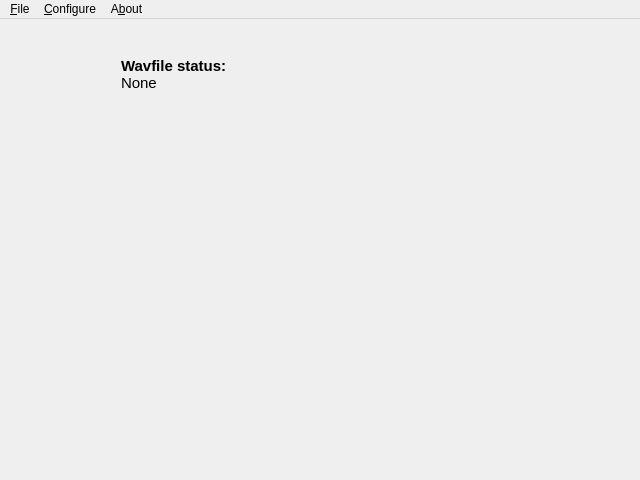
<?xml version="1.0" encoding="UTF-8"?>
<ui version="4.0">
 <class>MainWindow</class>
 <widget class="QMainWindow" name="MainWindow">
  <property name="geometry">
   <rect>
    <x>0</x>
    <y>0</y>
    <width>640</width>
    <height>480</height>
   </rect>
  </property>
  <property name="minimumSize">
   <size>
    <width>640</width>
    <height>480</height>
   </size>
  </property>
  <property name="maximumSize">
   <size>
    <width>640</width>
    <height>480</height>
   </size>
  </property>
  <property name="windowTitle">
   <string>MainWindow</string>
  </property>
  <widget class="QWidget" name="centralWidget">
   <widget class="QDrawBoxWidget" name="paintArea" native="true">
    <property name="geometry">
     <rect>
      <x>20</x>
      <y>110</y>
      <width>600</width>
      <height>320</height>
     </rect>
    </property>
    <property name="minimumSize">
     <size>
      <width>600</width>
      <height>320</height>
     </size>
    </property>
    <property name="maximumSize">
     <size>
      <width>600</width>
      <height>320</height>
     </size>
    </property>
   </widget>
   <widget class="QLedIndicator" name="recordButton" native="true">
    <property name="geometry">
     <rect>
      <x>20</x>
      <y>20</y>
      <width>70</width>
      <height>70</height>
     </rect>
    </property>
    <property name="minimumSize">
     <size>
      <width>70</width>
      <height>70</height>
     </size>
    </property>
    <property name="maximumSize">
     <size>
      <width>70</width>
      <height>70</height>
     </size>
    </property>
   </widget>
   <widget class="QWidget" name="layoutWidget">
    <property name="geometry">
     <rect>
      <x>110</x>
      <y>30</y>
      <width>511</width>
      <height>51</height>
     </rect>
    </property>
    <layout class="QFormLayout" name="formLayout">
     <item row="0" column="0">
      <widget class="QLabel" name="label">
       <property name="font">
        <font>
         <pointsize>11</pointsize>
         <weight>75</weight>
         <bold>true</bold>
        </font>
       </property>
       <property name="text">
        <string>Wavfile status:</string>
       </property>
      </widget>
     </item>
     <item row="1" column="0">
      <widget class="QLabel" name="audioDeviceLabel">
       <property name="font">
        <font>
         <pointsize>11</pointsize>
        </font>
       </property>
       <property name="text">
        <string>None</string>
       </property>
      </widget>
     </item>
    </layout>
   </widget>
  </widget>
  <widget class="QMenuBar" name="menuBar">
   <property name="geometry">
    <rect>
     <x>0</x>
     <y>0</y>
     <width>640</width>
     <height>27</height>
    </rect>
   </property>
   <widget class="QMenu" name="menu_File">
    <property name="title">
     <string>&amp;File</string>
    </property>
    <addaction name="actionOpenWavfile"/>
    <addaction name="actionSaveHistogram"/>
    <addaction name="actionExit"/>
   </widget>
   <widget class="QMenu" name="menu_Configure">
    <property name="title">
     <string>&amp;Configure</string>
    </property>
    <addaction name="actionConfigFilter"/>
    <addaction name="actionHelp"/>
   </widget>
   <widget class="QMenu" name="menuA_bout">
    <property name="title">
     <string>A&amp;bout</string>
    </property>
    <addaction name="actionAboutThis"/>
   </widget>
   <addaction name="menu_File"/>
   <addaction name="menu_Configure"/>
   <addaction name="menuA_bout"/>
  </widget>
  <action name="actionSaveHistogram">
   <property name="text">
    <string>Save &amp;Histogram</string>
   </property>
  </action>
  <action name="actionAudioSetting">
   <property name="text">
    <string>&amp;Setting</string>
   </property>
  </action>
  <action name="actionConfigFilter">
   <property name="text">
    <string>&amp;Filter</string>
   </property>
  </action>
  <action name="actionExit">
   <property name="text">
    <string>E&amp;xit</string>
   </property>
  </action>
  <action name="actionAboutThis">
   <property name="text">
    <string>About &amp;This</string>
   </property>
  </action>
  <action name="actionOpenWavfile">
   <property name="text">
    <string>Open &amp;Wavfile</string>
   </property>
  </action>
  <action name="actionHelp">
   <property name="text">
    <string>&amp;Help</string>
   </property>
  </action>
 </widget>
 <layoutdefault spacing="6" margin="11"/>
 <customwidgets>
  <customwidget>
   <class>QDrawBoxWidget</class>
   <extends>QWidget</extends>
   <header>qdrawboxwidget.h</header>
   <container>1</container>
  </customwidget>
  <customwidget>
   <class>QLedIndicator</class>
   <extends>QWidget</extends>
   <header>qledindicator.h</header>
   <container>1</container>
  </customwidget>
 </customwidgets>
 <resources/>
 <connections/>
</ui>
